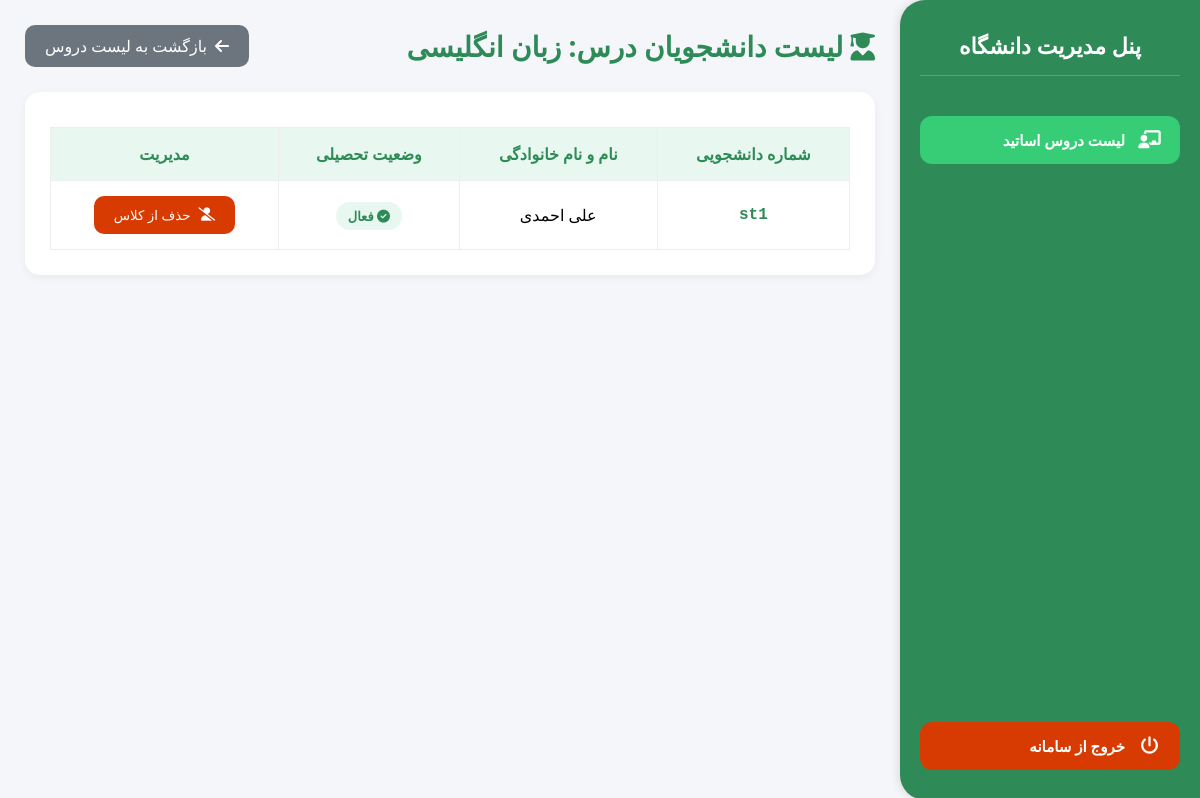
The page /professors/course/3/students/ (signed in) on the database its author committed.
### apps/courses/models.py (models this page shows, shortened)
class Course(models.Model):
    DAYS_OF_WEEK = [
        ('1', 'شنبه'),
        ('2', 'یکشنبه'),
        ('3', 'دوشنبه'),
        ('4', 'سه‌شنبه'),
        ('5', 'چهارشنبه'),
        ('6', 'پنج‌شنبه'),
        ('7', 'جمعه'),
    ]
    name = models.CharField(max_length=100, verbose_name="نام درس")
    code = models.CharField(max_length=20, unique=True, verbose_name="کد درس")
    capacity = models.IntegerField(verbose_name="ظرفیت")
    professor = models.ForeignKey(
        User,
        on_delete=models.CASCADE,
        limit_choices_to={'is_professor': True},
        verbose_name="استاد"
    )
    day = models.CharField(
        max_length=1,
        choices=DAYS_OF_WEEK,
        default='1',
        verbose_name="روز برگزاری"
    )
    start_time = models.TimeField(verbose_name="زمان شروع")
    end_time = models.TimeField(verbose_name="زمان پایان")
    location = models.CharField(max_length=100, verbose_name="مکان برگزاری")
    prerequisites = models.ManyToManyField(
        'self',
        symmetrical=False,
        blank=True,
        verbose_name="پیش‌نیازها"
    )
    class Meta:
        verbose_name = "درس"
        verbose_name_plural = "دروس"

### apps/students/models.py (models this page shows, shortened)
class Enrollment(models.Model):
    student = models.ForeignKey(User, on_delete=models.CASCADE, related_name='enrollments', verbose_name="دانشجو")
    course = models.ForeignKey(Course, on_delete=models.CASCADE, related_name='enrolled_students', verbose_name="درس")
    enrolled_at = models.DateTimeField(auto_now_add=True, verbose_name="زمان ثبت‌نام")
    is_passed = models.BooleanField(default=False, verbose_name="پاس شده")
    term = models.CharField(max_length=10, default="1402-2", verbose_name="ترم")
    class Meta:
        unique_together = ('student', 'course', 'term')
        verbose_name = "انتخاب واحد"
        verbose_name_plural = "لیست انتخاب واحد"

### apps/accounts/models.py (models this page shows, shortened)
class User(AbstractUser):
    first_name = models.CharField(max_length=150, verbose_name="نام")
    last_name = models.CharField(max_length=150, verbose_name="نام خانوادگی")
    student_id = models.CharField(max_length=20, unique=True, null=True, blank=True, verbose_name="کد دانشجویی")
    professor_id = models.CharField(max_length=20, unique=True, null=True, blank=True, verbose_name="کد استادی")
    is_student = models.BooleanField(default=False, verbose_name="دانشجو")
    is_professor = models.BooleanField(default=False, verbose_name="استاد")
    def get_full_name(self):
        return f"{self.first_name} {self.last_name}"

### apps/professors/views.py (the view)
# urls.py: path('course/<int:course_id>/students/', views.enrolled_students, name='student_list'),
def enrolled_students(request, course_id):
    course = get_object_or_404(Course, id=course_id, professor=request.user)
    enrollments = Enrollment.objects.filter(course=course, term="1402-2").order_by('student__last_name')
    return render(request, 'professors/students.html', {'enrollments': enrollments, 'course': course})

### templates/professors/students.html (shortened to what this page needs)
{% extends 'base.html' %}
{% block content %}
<div style="display: flex; justify-content: space-between; align-items: center; margin-bottom: 25px;">
    <h2 style="margin: 0;">
        <i class="fa-solid fa-user-graduate"></i> لیست دانشجویان درس: {{ course.name }}
    </h2>
    <a href="{% url 'professors:my_courses' %}" class="btn-action" style="background: #6c757d; text-decoration: none;">
        <i class="fa-solid fa-arrow-left"></i> بازگشت به لیست دروس
    </a>
</div>
<div class="card-container">
    <table>
        <thead>
            <tr>
                <th>شماره دانشجویی</th>
                <th>نام و نام خانوادگی</th>
                <th>وضعیت تحصیلی</th>
                <th>مدیریت</th>
            </tr>
        </thead>
        <tbody>
            {% for enrollment in enrollments %}
            <tr>
                <td style="font-family: 'Courier New', monospace; font-weight: bold; color: #2E8B57;">
                    {{ enrollment.student.username }}
                </td>
                <td>{{ enrollment.student.get_full_name }}</td>
                <td>
                    <span style="background: #e8f7ef; color: #2E8B57; padding: 5px 12px; border-radius: 20px; font-size: 13px; font-weight: bold;">
                        <i class="fa-solid fa-check-circle"></i> فعال
                    </span>
                </td>
                <td>
                    <form action="{% url 'professors:remove_student' enrollment.id %}" method="post" style="display:inline;">
                        <button type="submit" class="btn-action btn-red" onclick="return confirm('آیا از حذف این دانشجو مطمئن هستید؟')">
                            <i class="fa-solid fa-user-slash"></i> حذف از کلاس
                        </button>
                    </form>
                </td>
            </tr>
            {% endfor %}
        </tbody>
    </table>
</div>
{% endblock %}

### templates/base.html (style rules this page uses)
body { margin: 0; font-family: 'Segoe UI', Tahoma, sans-serif; height: 100vh; display: flex; background-color: #f5f6fa; overflow: hidden; }
h2 { color: #2E8B57; font-size: 28px; margin-bottom: 25px; }
.card-container { background: white; padding: 25px; border-radius: 15px; box-shadow: 0 3px 10px rgba(0,0,0,0.05); }
table { border-collapse: collapse; width: 100%; margin-top: 10px; }
table th, table td { border: 1px solid #eee; padding: 15px; text-align: center; }
table th { background: #e8f7ef; color: #2E8B57; font-weight: bold; }
.btn-action { padding: 10px 20px; border-radius: 10px; border: none; cursor: pointer; color: white; text-decoration: none; display: inline-flex; align-items: center; gap: 8px; font-family: inherit; transition: 0.2s; }
.btn-red { background: #d83b01; }

### rows shown on the page
Course: name "زبان انگلیسی"
Enrollment: student.username "st1", student.get_full_name "علی احمدی"
